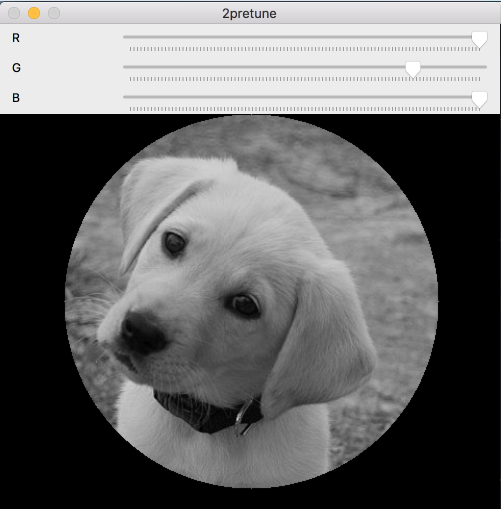
#> input picture assets/bwfilter.png, 1002 x 1018 px (shown at 1/2 size)
$ python batchImgProc.py --images assets --output out
#> lines starting #> are read from the running program, lines starting #| are printed output that depends on the picture
# import the necessary packages
import argparse
import cv2
import math
import numpy as np
from imutils import paths
import copy


#information for scaling output to a page
pageDim = []
offsets = []
axesScalars = []
printedImg_dict = {}
def initializePage():
    global pageDim, offsets, axesScalars
    #iterate over aspect of a page of paper
    #that will hold the cropped pictures for
    #efficient printing
    #example
    #8"x11" > 20.32cm x 27.94cm > 4images x 5 images
    #(x,y)...(0,3)
    #.
    #.
    #.
    #(4,0)...(4,3)
    dpi = 300
    dimensionsIn = [8.5,11] #inches
    sizeOutputCircles = 1.97 #inches

    numberPerAxes = [int(x / sizeOutputCircles) for x in dimensionsIn]
    offsets = [dpi*(x / sizeOutputCircles - int(x / sizeOutputCircles))/2 for x in dimensionsIn] #pixels

    diam = sizeOutputCircles*dpi #pixels per diameter of picture
    axesScalars = [diam, diam]

    pageDim = [int(x *dpi) for x in dimensionsIn] #pixels

    #initialize dictionary for mapping images in order
    for x in range(0,numberPerAxes[0] + 1):
        for y in range(0,numberPerAxes[1] + 1):
            printedImg_dict[x*numberPerAxes[0]+ y] = (x,y)


#scales image proprotionally using a given height
def resize_image(image, newWidth):
#> called with newWidth = 500
    height,width,depth = image.shape
#> height = 1018; width = 1002; depth = 3

    size = (newWidth,int(newWidth*(height)/width))
#> size = (500, 507)
    return cv2.resize(image,size)
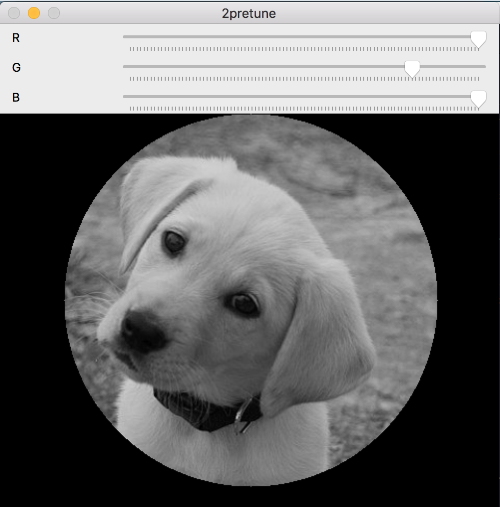
#> returned value: shape (507, 500, 3); mean of channels 0, 1, 2 103.9, 103.9, 103.9; drawn as B, G, R

# initialize the list of reference points for storing locations of the circle
circleLoc = []
points = []

#calculates center, radius of circle from 2 points on circle
# [27 lines left out: functions points_to_circle, circle_crop_callback, not called in this run]


def circle_crop(baseTitle, image, clone):
#> called with baseTitle = 1
    windowName = str(baseTitle) + "precrop"
    #set up window, mouse callback for cropping
    cv2.namedWindow(windowName, cv2.WINDOW_NORMAL)
    cv2.setMouseCallback(windowName, circle_crop_callback)

    #loops until image cropped to user satisfaction
    while (True):
        if (len(circleLoc)==3): #draw a circle on the image if possible
            cv2.circle(image, (circleLoc[0],circleLoc[1]), circleLoc[2], (0,255,0))

        #display image, wait for user input
        cv2.imshow(windowName, image)
        key = cv2.waitKey(1) #& 0xFF
#> (key Esc is pressed here)

        # d = decline crop, reset image to try again
        if key == ord("d"):
            image= copy.copy(clone)

	# a = accept crop, process image now
        elif key == ord("a"):
            cv2.destroyAllWindows()

            #mask image with black to crop into circle (from the clone, the non-marked up circle)
            height,width= image.shape[:2]
            circle_mask = np.zeros((height,width), np.uint8)
            cv2.circle(circle_mask,(circleLoc[0],circleLoc[1]), circleLoc[2], 255, thickness=-1)

            return cv2.bitwise_and(clone, clone, mask=circle_mask)

# [7 lines left out: function circle_to_outerbox, not called in this run]


#because callbacks required for scalar slide events
def hold(x):
    pass

# [81 lines left out: functions tune_image, finalize_image, arrange_images, not called in this run]


# construct the argument parse and parse the arguments
parser = argparse.ArgumentParser(description='''This script allows the batch processing of images to make into circular gray-scale images ready to be printed on ornaments.''')
parser.add_argument("-i", "--images", required=True, help="base path to input directory of images")
parser.add_argument("-o", "--output", required=True, help="base path to output directory of images")
args = parser.parse_args()


initializePage()

#declarations
count = 0

#iterate over images to process
for imagePath in paths.list_images(args.images):
    count+=1

    #open image & resize to fit window
    scaledImage = resize_image(cv2.imread(imagePath,1),500) #reasonable size for computer

    #crop image, create image clone to enable redo's
    croppedImage = circle_crop(count, scaledImage, copy.copy(scaledImage))

    #tune image by tweaking channels, create image clone to enable redo's
    tunedImage = tune_image(count, croppedImage, copy.copy(croppedImage))

    finalizedImage = finalize_image(tunedImage)

    #save image
    cv2.imwrite(""+args.output + str(count) + "batch2final.PNG", finalizedImage)
    cv2.destroyAllWindows()

arrange_images()
